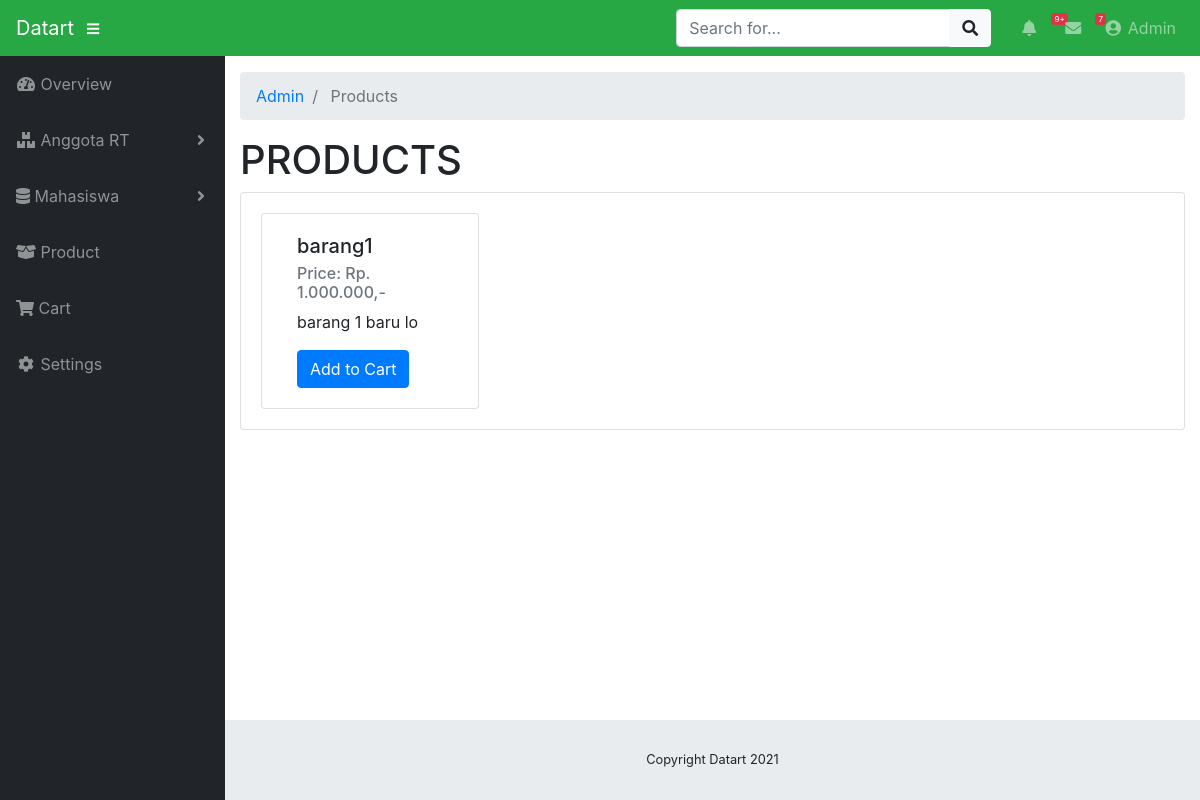
Page /index.php/admin/products on the committed database.
### tables this page shows
CREATE TABLE `products` (
  `id` int(11) NOT NULL,
  `image` varchar(255) NOT NULL,
  `name` varchar(255) NOT NULL,
  `description` text NOT NULL,
  `price` float(10,2) NOT NULL,
  `created` datetime NOT NULL,
  `modified` datetime NOT NULL,
  `status` enum('1','0') NOT NULL DEFAULT '1' COMMENT '1=Active | 0=Inactive'
);

### application/controllers/admin/Products.php (called while the page is built, shortened)
<?php
class Products extends CI_Controller{
    function  __construct(){
        $this->load->library('cart');
        $this->load->model('product');
    }
    function index(){
        $data = array();
        $data['products'] = $this->product->getRows();
        $this->load->view('admin/products/index', $data);
    }
}

### index.php (called while the page is built, shortened)
<?php
require_once BASEPATH.'core/CodeIgniter.php';

### application/models/Product.php (called while the page is built, shortened)
<?php
class Product extends CI_Model{
    function __construct() {
        $this->proTable = 'products';
    }
    public function getRows($id = ''){
        $this->db->select('*');
        $this->db->from($this->proTable);
        $this->db->where('status', '1');
        if($id){
            $this->db->where('id', $id);
            $query = $this->db->get();
            $result = $query->row_array();
        }else{
            $this->db->order_by('name', 'asc');
            $query = $this->db->get();
            $result = $query->result_array();
        }
        return !empty($result)?$result:false;
    }
}

### application/helpers/tanggal_helper.php (called while the page is built, shortened)
<?php
if ( ! function_exists('rupiah')){
	function rupiah($angka)
	{
		if($angka==null){
			return "Kosong";
		}
		else
		{
			$jumlah_desimal="0";
			$pemisah_desimal=",";
			$pemisah_ribuan=".";
			return  $rupiah="Rp. ".number_format($angka,$jumlah_desimal,$pemisah_desimal,$pemisah_ribuan).",-";
		}
	}
}

### application/views/admin/products/index.php (the view, shortened to what this page needs)
<!DOCTYPE html>
<html lang="en">
<head>
	<?php $this->load->view("admin/_partials/head.php") ?>
</head>
<body id="page-top">
	<?php $this->load->view("admin/_partials/navbar.php") ?>
	<div id="wrapper">
		<?php $this->load->view("admin/_partials/sidebar.php") ?>
		<div id="content-wrapper">
			<div class="container-fluid">
				<?php $this->load->view("admin/_partials/breadcrumb.php") ?>
                <h1>PRODUCTS</h1>
				<div class="card mb-3">
					<div class="card-body">
                        <div class="row col-lg-12">
                            <?php if(!empty($products)){ foreach($products as $row){ ?>
                                <div class="card col-lg-3">
                                    <div class="card-body">
                                        <h5 class="card-title"><?php echo $row["name"]; ?></h5>
                                        <h6 class="card-subtitle mb-2 text-muted">Price: <?php echo rupiah($row["price"]) ?></h6>
                                        <p class="card-text"><?php echo $row["description"]; ?></p>
                                        <a href="<?php echo site_url('admin/Products/addToCart/'.$row['id']); ?>" class="btn btn-primary">Add to Cart</a>
                                    </div>
                                </div>
                            <?php } }else{ ?>
                                <p>Product(s) not found...</p>
                            <?php } ?>
                        </div>
					</div>
				</div>
			</div>
			<?php $this->load->view("admin/_partials/footer.php") ?>
		</div>
	</div>
</body>
</html>

### application/views/admin/_partials/head.php (shortened to what this page needs)
<link href="<?php echo base_url('assets/bootstrap/css/bootstrap.min.css') ?>" rel="stylesheet">
<link href="<?php echo base_url('assets/fontawesome-free/css/all.min.css') ?>" rel="stylesheet" type="text/css">
<link href="<?php echo base_url('assets/datatables/dataTables.bootstrap4.css') ?>" rel="stylesheet">
<link href="<?php echo base_url('css/sb-admin.css') ?>" rel="stylesheet">

### application/views/admin/_partials/navbar.php (shortened to what this page needs)
<nav class="navbar navbar-expand navbar-dark bg-success static-top">
    <a class="navbar-brand mr-1" href="<?php echo site_url('admin') ?>"><?php echo SITE_NAME ?></a>
    <button class="btn btn-link btn-sm text-white order-1 order-sm-0" id="sidebarToggle" href="#">
        <i class="fas fa-bars"></i>
    </button>
    <form class="d-none d-md-inline-block form-inline ml-auto mr-0 mr-md-3 my-2 my-md-0">
        <div class="input-group">
            <input type="text" class="form-control" placeholder="Search for..." aria-label="Search" aria-describedby="basic-addon2">
            <div class="input-group-append">
                <button class="btn btn-light" type="button">
                    <i class="fas fa-search"></i>
                </button>
            </div>
        </div>
    </form>
    <ul class="navbar-nav ml-auto ml-md-0">
        <li class="nav-item dropdown no-arrow mx-1">
            <a class="nav-link dropdown-toggle" href="#" id="alertsDropdown" role="button" data-toggle="dropdown" aria-haspopup="true"
                aria-expanded="false">
                <i class="fas fa-bell fa-fw"></i>
                <span class="badge badge-danger">9+</span>
            </a>
        </li>
        <li class="nav-item dropdown no-arrow mx-1">
            <a class="nav-link dropdown-toggle" href="#" id="messagesDropdown" role="button" data-toggle="dropdown" aria-haspopup="true"
                aria-expanded="false">
                <i class="fas fa-envelope fa-fw"></i>
                <span class="badge badge-danger">7</span>
            </a>
        </li>
        <li class="nav-item dropdown no-arrow">
            <a class="nav-link dropdown-toggle" href="#" id="userDropdown" role="button" data-toggle="dropdown" aria-haspopup="true"
                aria-expanded="false">
                <i class="fas fa-user-circle fa-fw"></i> Admin
            </a>
        </li>
    </ul>
</nav>

### application/views/admin/_partials/sidebar.php (shortened to what this page needs)
<ul class="sidebar navbar-nav">
    <li class="nav-item <?php echo $this->uri->segment(2) == '' ? 'active': '' ?>">
        <a class="nav-link" href="<?php echo site_url('admin') ?>">
            <i class="fas fa-fw fa-tachometer-alt"></i>
            <span>Overview</span>
        </a>
    </li>
    <li class="nav-item dropdown <?php echo $this->uri->segment(2) == 'PencatatanRT' ? 'active': '' ?>">
        <a class="nav-link dropdown-toggle" href="#" id="pagesDropdown" role="button" data-toggle="dropdown" aria-haspopup="true"
            aria-expanded="false">
            <i class="fas fa-fw fa-boxes"></i>
            <span>Anggota RT</span>
        </a>
    </li>
    <li class="nav-item dropdown <?php echo $this->uri->segment(2) == 'PencatatanRT' ? 'active': '' ?>">
        <a class="nav-link dropdown-toggle" href="#" id="pagesDropdown" role="button" data-toggle="dropdown" aria-haspopup="true"
            aria-expanded="false">
            <i class="fas fa-database"></i>
            <span>Mahasiswa</span>
        </a>
    </li>
    <li class="nav-item">
        <a class="nav-link"href="<?php echo site_url('admin/Products') ?>">
            <i class="fas fa-box-open"></i>
            <span>Product</span></a>
    </li>
    <li class="nav-item">
        <a class="nav-link" href="<?php echo site_url('admin/Cart') ?>">
            <i class="fas fa-shopping-cart"></i>
            <span>Cart</span></a>
    </li>
    <li class="nav-item">
        <a class="nav-link" href="#">
            <i class="fas fa-fw fa-cog"></i>
            <span>Settings</span></a>
    </li>
</ul>

### application/views/admin/_partials/breadcrumb.php
<ol class="breadcrumb">
<?php foreach ($this->uri->segments as $segment): ?>
	<?php
		$url = substr($this->uri->uri_string, 0, strpos($this->uri->uri_string, $segment)) . $segment;
		$is_active =  $url == $this->uri->uri_string;
	?>
	<li class="breadcrumb-item <?php echo $is_active ? 'active': '' ?>">
		<?php if($is_active): ?>
			<?php echo ucfirst($segment) ?>
		<?php else: ?>
			<a href="<?php echo site_url($url) ?>"><?php echo ucfirst($segment) ?></a>
		<?php endif; ?>
	</li>
<?php endforeach; ?>
</ol>

### application/views/admin/_partials/footer.php
<footer class="sticky-footer">
  <div class="container my-auto">
    <div class="copyright text-center my-auto">
      <span>Copyright  <?php echo SITE_NAME ." ". Date('Y') ?></span>
    </div>
  </div>
</footer>

### css/sb-admin.css (style rules this page uses)
html { position: relative; min-height: 100%; }
body { height: 100%; }
#wrapper { display: -webkit-box; display: -ms-flexbox; display: flex; }
#wrapper #content-wrapper { overflow-x: hidden; width: 100%; padding-top: 1rem; padding-bottom: 80px; }
.navbar-nav .nav-item.dropdown .dropdown-toggle::after { width: 1rem; text-align: center; float: right; vertical-align: 0; border: 0; font-weight: 900; content: '\f105'; font-family: 'Font Awesome 5 Free'; }
.navbar-nav .nav-item.dropdown.no-arrow .dropdown-toggle::after { display: none; }
.navbar-nav .nav-item .nav-link .badge { position: absolute; margin-left: 0.75rem; top: 0.3rem; font-weight: 400; font-size: 0.5rem; }
.sidebar { width: 90px !important; background-color: #212529; min-height: calc(100vh - 56px); }
.sidebar .nav-item:last-child { margin-bottom: 1rem; }
.sidebar .nav-item .nav-link { text-align: center; padding: 0.75rem 1rem; width: 90px; }
.sidebar .nav-item .nav-link span { font-size: 0.65rem; display: block; }
.sidebar .nav-item.dropdown .dropdown-toggle::after { display: none; }
.sidebar .nav-item .nav-link { color: rgba(255, 255, 255, 0.5); }
@media (min-width: 768px) { .sidebar { width: 225px !important; } }
@media (min-width: 768px) { .sidebar .nav-item .nav-link { display: block; width: 100%; text-align: left; padding: 1rem; width: 225px; } }
@media (min-width: 768px) { .sidebar .nav-item .nav-link span { font-size: 1rem; display: inline; } }
@media (min-width: 768px) { .sidebar .nav-item.dropdown .dropdown-toggle::after { display: block; } }
:root { --input-padding-x: 0.75rem; --input-padding-y: 0.75rem; }
footer.sticky-footer { display: -webkit-box; display: -ms-flexbox; display: flex; position: absolute; right: 0; bottom: 0; width: calc(100% - 90px); height: 80px; background-color: #e9ecef; }
footer.sticky-footer .copyright { line-height: 1; font-size: 0.8rem; }
@media (min-width: 768px) { footer.sticky-footer { width: calc(100% - 225px); } }

### rows in the picture
products: name "barang1", price "Rp. 1.000.000,-", description "barang 1 baru lo"

### other values in the picture
SITE_NAME "Datart"
$segment "Admin"
$segment "Products"
Date('Y') "2021"
